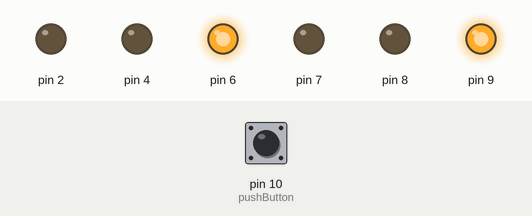
Recording of a sketch running on a simulated Arduino Uno, built with avr-gcc and run on an emulated ATmega328P. Shown: output pins drawn as LEDs (lit = HIGH). Dashed ring = blinking. Inputs (shaded band) come from the test bench; at power-on: pin 10 (pushButton) LOW. What the sketch prints to the serial monitor is not drawn.

Above: at 1.2 s.
1.3 s: pin 10 (pushButton) pulled HIGH for 0.15 s
At 1.7 s:
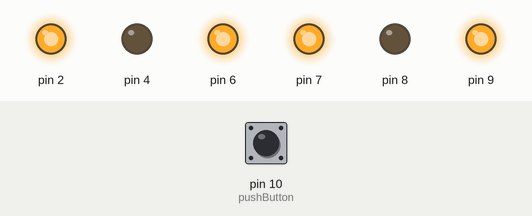
4.3 s: pin 10 (pushButton) pulled HIGH for 3.2 s
At 5.7 s:
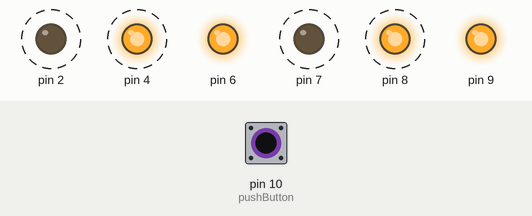
Timing chart, 0 to 9.3 s (numbered marks = the images above; inputs shaded):
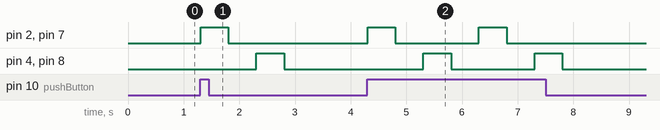

Measured:
- after the input at 1.3 s, pin 2, pin 7: LOW → HIGH at once, → LOW 0.50 s later; pin 4, pin 8: LOW → HIGH after 1.0 s, → LOW 0.50 s later
- after the input at 4.3 s, pin 2, pin 7: alternates HIGH for 0.50 s and LOW for 1.5 s, 4 changes in all, then stays LOW, starting at once; pin 4, pin 8: alternates HIGH for 0.50 s and LOW for 1.5 s, 4 changes in all, then stays LOW, starting after 1.0 s

The sketch:

2_motor_back_forth_with_push_button_momentary_switch.ino
```cpp
// declare variable pushButton and give it a value of "10" (for pin number 10)
int pushButton = 10;

// the setup function runs once when you press reset or power the board
void setup() {

  pinMode (2, OUTPUT);
  pinMode (4, OUTPUT);
  pinMode (6, OUTPUT);
  pinMode (7, OUTPUT);
  pinMode (8, OUTPUT);
  pinMode (9, OUTPUT);

  analogWrite (6, 255); // provides power to motor 1
  analogWrite (9, 255); // provides power to motor 2
  Serial.begin(9600);
  // assign the pushbutton pin as an input:
  pinMode(pushButton, INPUT);

}

// the loop function runs over and over again forever
void loop() {
  // read the input pin:
  int buttonState = digitalRead(pushButton);
  // print out the state of the button:
  Serial.println(buttonState);
  // delay in between reads for stability
  delay(1);

  // create if condition for buttonState >= 1
  if (buttonState == 1) {

    digitalWrite (2, HIGH);   // turn the motor on and move forward (HIGH is the voltage level)
    digitalWrite (4, LOW);
    digitalWrite (7, HIGH);   // turn the motor on and move forward (HIGH is the voltage level)
    digitalWrite (8, LOW);

    delay(500);                       // wait for 0.5 second

    digitalWrite (2, LOW);   // turn the motor off for 0.5 second  (LOW is the voltage level)
    digitalWrite (4, LOW);
    digitalWrite (7, LOW);
    digitalWrite (8, LOW);
    delay(500);

    digitalWrite (2, LOW);   // turn the motor on a move backward (HIGH is the voltage level)
    digitalWrite (4, HIGH);
    digitalWrite (7, LOW);
    digitalWrite (8, HIGH);
    delay(500);                       // wait for 0.5 second

    digitalWrite (2, LOW);   // turn the motor off for 0.5 second (HIGH is the voltage level)
    digitalWrite (4, LOW);
    digitalWrite (7, LOW);
    digitalWrite (8, LOW);
    delay(500);

  }
  }
```
